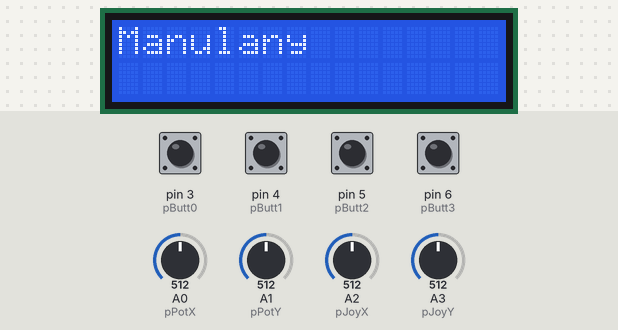
This sketch was run on a simulated Arduino Uno, built with avr-gcc and run on an emulated ATmega328P. On the bench: 16×2 character LCD. The test bench sets the inputs (shaded band); at power-on: pin 3 (pButt0), pin 4 (pButt1), pin 5 (pButt2), pin 6 (pButt3) HIGH, A0 (pPotX) = 512, A1 (pPotY) = 512, A2 (pJoyX) = 512, A3 (pJoyY) = 512. No radio packets arrive unless stated.

Above: at 1.2 s.
1.3 s: pin 3 (pButt0) pulled LOW for 0.15 s
At 2.4 s:
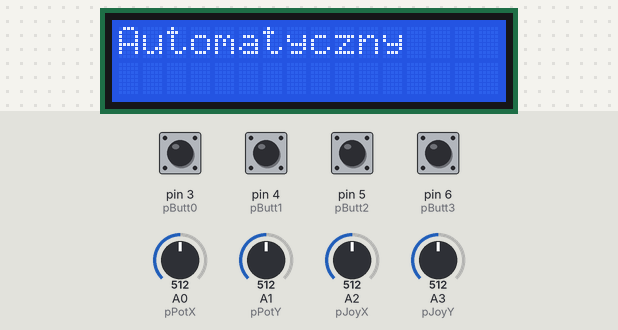
2.9 s: pin 4 (pButt1) pulled LOW for 1 s
At 5.1 s:
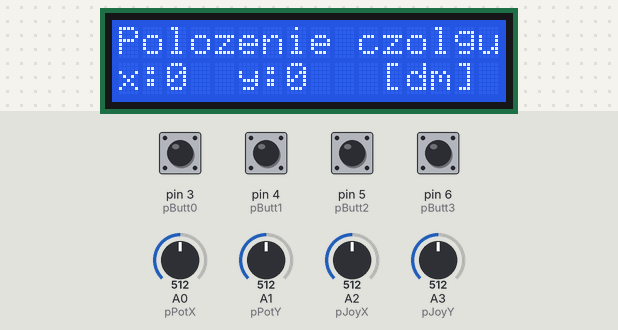
5.4 s: pin 5 (pButt2) pulled LOW for 0.15 s
At 6.3 s:
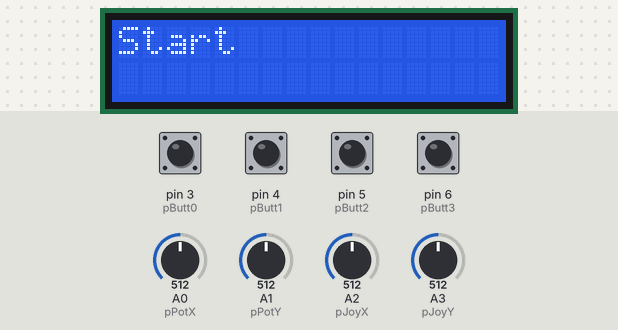
7.0 s: pin 3 (pButt0) pulled LOW for 1 s
At 8.3 s:
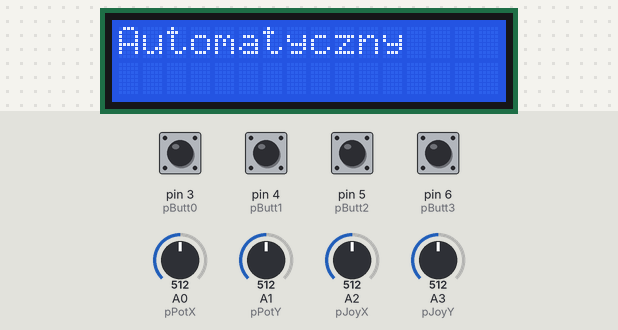
9.5 s: pin 4 (pButt1) pulled LOW for 0.15 s
At 10.4 s:
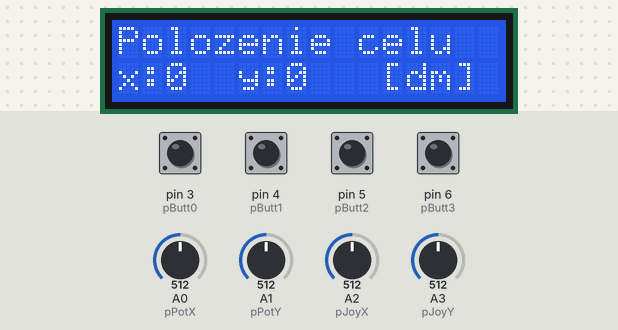
11.1 s: A0 (pPotX) set to 490
At 11.5 s:
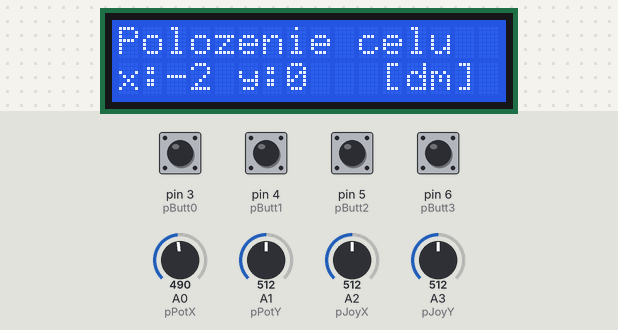
Timing chart, 0 to 13.6 s (numbered marks = the images above; inputs shaded):
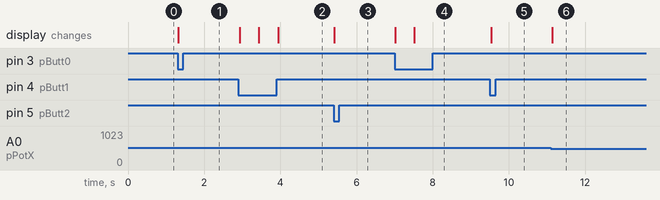

Measured:
- after the input at 1.3 s, the display: changes at once (image 1)
- after the input at 2.9 s, the display: changes at once (image 2)
- after the input at 5.4 s, the display: changes at once (image 3)
- after the input at 7.0 s, the display: first changes at once (image 4 shows a later state)
- after the input at 9.5 s, the display: changes at once (image 5)
- after the input at 11.1 s, the display: changes at once (image 6)

The sketch:

PAD.ino
```cpp
/*
Autor: Adrian Nowogrodzki
Data: 11.11.2023
Temat: Zdalnie sterowana platforma gąsienicowa strzelająca do zadanego celu
Wersja środowiska: Arduino IDE 2.1.1
*/
#include <SPI.h>
#include <RF24.h>
#include <RF24_config.h>
#include <nRF24L01.h>
#include <printf.h>
#include <Wire.h>
#include <LiquidCrystal_I2C.h>


// DEFINICJE
#define pPotX A0    // pin potentiometr X
#define pPotY A1    // pin potencjometr Y
#define pJoyX A2    // pin joystick X
#define pJoyY A3    // pin joystick Y
#define pButt0 3
#define pButt1 4
#define pButt2 5
#define pButt3 6


// OBIEKTY
LiquidCrystal_I2C lcd(0x27, 16, 2);
RF24 radio(7, 8);  // CE, CSN


// STRUKTURY
struct Potentiometer {
  int X;
  int Y;
};
struct Joystick {
  int X;
  int Y;
};
struct Pad {
  Potentiometer pot;  // potencjometr
  Joystick joy;       // joystick
  byte button[4];     // przyciski
};
struct DataToSend{    // pakiet wysyłanych danych
  byte manual_auto;
  int xJoy_none;
  int yJoy_none;
  int fi_xTarget;
  int ro_yTarget;
  byte strike_start;
  byte load_none;
  byte none_giveFedbackPositon;
};
struct CarCoords{
  double X;
  double Y;
};

// ZMIENNE
Pad pad;
DataToSend payload;
CarCoords carCoords;

const byte addresses[][6] = { "00001", "00002" };
const long minJoy = 0;
const long maxJoy = 100;
const long minPot = 0;
const long maxPot = 100;
unsigned long now = 0;
unsigned long delayButt0 = 0;
unsigned long delayButt1 = 0;
unsigned long delayButt2 = 0;
unsigned long delayButt3 = 0;
unsigned long timeForDownload = 0;
unsigned long timeForUpload = 0;
unsigned long gapInDownload = 0;
unsigned long gapInFeedback = 0;
byte lastButt;
int tempW = 1;
int tempR = 0;


// DEFINICJE FUNKCJI
void ifPress(int pButt, unsigned long & delayButt, byte num, byte cCnum);
void ifShift();
void giveMeCarPosition();
void print(int x);
byte changeCondition(byte x, int num);
void prepareData();
void sendData();
void receiveData();


// PROGRAM
void setup() {
  pinMode(pButt0, INPUT_PULLUP);    // podciągania pinów do +5V
  pinMode(pButt1, INPUT_PULLUP);
  pinMode(pButt2, INPUT_PULLUP);
  pinMode(pButt3, INPUT_PULLUP);

  Serial.begin(9600);               // rozpoczęcie komunikacji z komputerem

  lcd.init();                       // ustawienia początkowe wyświetlacza
  lcd.backlight();

  radio.begin();                            // ustawienia transmisji bezprzewodowej
  radio.openWritingPipe(addresses[1]);      // 00002
  radio.openReadingPipe(1, addresses[0]);   // 00001
  radio.setPALevel(RF24_PA_MIN);
}

void loop() {
  now = millis();

  ifPress(pButt0, delayButt0, 0, 2);    // gdy wciśnięto jakiś przycisk
  ifPress(pButt1, delayButt1, 1, 2);
  ifPress(pButt2, delayButt2, 2, 1);
  ifPress(pButt3, delayButt3, 3, 1);
  ifShift();                            // gdy ruszono potencjometrem lub joystickiem
  giveMeCarPosition();                  // co 0.5 sekundy otrzymuje pozycję pojazdu       |jeśli się będzie bugowało to dać 1 sek|
}


// FUNKCJE
void ifPress(int pButt, unsigned long & delayButt, byte num, byte cCnum){ // reaguje na wciśnięcia przycisków
  if ((digitalRead(pButt) == 0) && (now - delayButt >= 500)) {            // wciśnięcie działa co 0.5 sek
    delayButt = now;
    pad.button[num] = changeCondition(pad.button[num], cCnum);  // pad.button[num] = stan (manualny/automat | M-pulpit1/pulpit2 | A-pulpit1/pulpit2)

    if (pButt == pButt3 && pad.button[0] == 0 && lastButt == 1 && pad.button[1] == 1){  // gdy włączono M-ładowanie
      payload.strike_start = 0;
      payload.load_none = 1;
      sendData();               // wysyła '1' jako load_none
    }
    else if (pButt == pButt2){  // gdy włączono M-strzał/A-start
      payload.load_none = 0;
      payload.strike_start = 1;
      sendData();               // wysyła '1' jako strike_start
    }
    else{                       // jeśli nie wybrano load_none lub strike_start to po prostu wyślij
      prepareData();
      sendData();
    }
    print(num);
  }
}
void ifShift(){ // odczytuje ruch joysticka i potencjometrów
  if ((abs(pad.joy.X - analogRead(pJoyX)) > 10) || (abs(pad.joy.Y - analogRead(pJoyY)) > 10)) {  // obsługa joystick'a
    pad.joy.X = analogRead(pJoyX);  // przechowuje obency stan potencjometrów
    pad.joy.Y = analogRead(pJoyY);
    print(lastButt);
    prepareData();
    sendData();
  }
  if ((abs(pad.pot.X - analogRead(pPotX)) > 10) || (abs(pad.pot.Y - analogRead(pPotY)) > 10)) {  // obsługa potencjometrów
    pad.pot.X = analogRead(pPotX);  // przechowuje obency stan potencjometrów
    pad.pot.Y = analogRead(pPotY);
    print(lastButt);
    prepareData();
    sendData();
  }
}
void prepareData(){ // tworzy paczkę danych do wysłania
  payload.manual_auto = pad.button[0];
  payload.xJoy_none = map(pad.joy.X, 0, 1023, -100, 101); // prędkości pojazdu x,y
  payload.yJoy_none = map(pad.joy.Y, 0, 1023, 100, -101);
  if(payload.xJoy_none == 101){ payload.xJoy_none = 100;}
  if(payload.yJoy_none == -101){ payload.yJoy_none = -100;}
 /*
  Serial.print("joy x: ");
  Serial.print(payload.xJoy_none);
  Serial.print("\t");
  Serial.print("joy y: ");
  Serial.print(payload.yJoy_none);
  Serial.println();*/

  if (payload.manual_auto == 0){
    payload.fi_xTarget = map(pad.pot.X, 0, 1023, 0, 180); // kąty działka ro i fi
    payload.ro_yTarget = map(pad.pot.Y, 0, 1023, 70, 110);
  }
  else{
    payload.fi_xTarget = 10 * map(pad.pot.X, 0, 1023, -30, 30);  // położenie celu w [dm]
    payload.ro_yTarget = 10 * map(pad.pot.Y, 0, 1023, -30, 30);
  }
  payload.strike_start = 0;             // w ifPress() może przyjąć '1'
  payload.load_none = 0;                // w ifPress() może przyjąć '1'
  payload.none_giveFedbackPositon = 0;  // w giveMeCarPosition() może przyjąć '1'
 /*
  Serial.print("fi: ");
  Serial.print(payload.fi_xTarget);
  Serial.print("\t");
  Serial.print("ro: ");
  Serial.print(payload.ro_yTarget);
  Serial.println();
  Serial.println();*/
}
void print(int x) { // wyświetlanie na LCD
  switch (x) {
    case 0:  // przycisk 0 -> wybór trybu manualny/autonomiczny
      lcd.clear();
      lcd.setCursor(0, 0);
      if (pad.button[0] == 0)
        lcd.print("Manulany");
      else
        lcd.print("Automatyczny");
      break;
    case 1:  // przycisk 1 -> menu
      if (pad.button[0] == 0) {  // dla trybu manulanego
        lcd.clear();
        if (pad.button[1] == 0) {
          lcd.setCursor(0, 0);
          lcd.print("Katy dziala[deg]");
          lcd.setCursor(0, 1);
          lcd.print("yaw:");
          lcd.setCursor(4, 1);
          lcd.print(map(pad.pot.X, 0, 1023, -90, 90));
          lcd.setCursor(7, 1);
          lcd.print("pitch:");
          lcd.setCursor(13, 1);
          lcd.print(map(pad.pot.Y, 0, 1023, -20, 20));
        } else {
          lcd.setCursor(0, 0);
          lcd.print("Ladowanie kuli");
          lcd.setCursor(0, 1);
          lcd.print("(potwierdz)");
        }
      } else {                  // dla trybu autonomicznego
        if (pad.button[1] == 0) {
          lcd.clear();
          lcd.setCursor(0, 0);
          lcd.print("Polozenie celu");
          lcd.setCursor(0, 1);
          lcd.print("x:");
          lcd.setCursor(2, 1);
          lcd.print((map(pad.pot.X, 0, 1023, -30, 30)));
          lcd.setCursor(5, 1);
          lcd.print("y:");
          lcd.setCursor(7, 1);
          lcd.print((map(pad.pot.Y, 0, 1023, -30, 30)));
          lcd.setCursor(11, 1);
          lcd.print("[dm]");
        } else {
          if (lastButt == 1){lcd.setCursor(0, 1); lcd.print("                ");} else{ lcd.clear();}
          lcd.setCursor(0, 0);
          lcd.print("Polozenie czolgu");
          lcd.setCursor(0, 1);
          lcd.print("x:");
          lcd.setCursor(2, 1);
          lcd.print((int)carCoords.X);
          lcd.setCursor(5, 1);
          lcd.print("y:");
          lcd.setCursor(7, 1);
          lcd.print((int)carCoords.Y);
          lcd.setCursor(11, 1);
          lcd.print("[dm]");
        }
      }
      break;
    case 2:   // przycisk 2 -> strzał lub start
      lcd.clear();
      if (pad.button[0] == 0) {
        lcd.setCursor(0, 0);
        lcd.print("Strzal");
      } else {
        lcd.setCursor(0, 0);
        lcd.print("Start");
      }
      break;
    case 3:   // przycisk 3 -> potwierdzanie (jeśli wymagane) [wymagane w M-ładowanie]
      if (pad.button[0] == 0 && lastButt == 1) {
        if (pad.button[1] == 1) {
          lcd.clear();
          lcd.setCursor(0, 0);
          lcd.print("Potwierdzono");
        }
      }
      break;
  }
  lastButt = x;
}
void giveMeCarPosition(){ // wysyła rządanie o chęci odbioru położenia pojazdu (tylko w automacie)
  if(payload.manual_auto == 1 && (now - gapInFeedback) >= 500){   // co pół sekundy pobiera info o położeniu pojazdu
    gapInFeedback = now;
    prepareData();
    payload.none_giveFedbackPositon = 1;  // ustawia na '1' bajt który pojazd interpretuje jako gotowość pada do odbioru dancyh
    sendData();
    receiveData();
    payload.none_giveFedbackPositon = 0;
    if (lastButt == 1 && pad.button[1] == 1){ print(lastButt); }
  }
}
void sendData() { // wysyłanie paczki danych
    radio.stopListening();
    radio.write(&payload, sizeof(payload));
}
void receiveData() { //odbiór informacji o położeniu pojazdu
    timeForDownload = millis();
    radio.startListening();
    while (!radio.available()) {  // czeka aż będzie jakaś wiadomość do odbioru
      //if ((millis() - timeForDownload) >= 100) {  // ale nie czeka dłużej niż 100 ms
        break;
      //}
    }
    if (radio.available()) {  // jeśli jest co odebrać do odbierz |jeśli będzie zacinało to tutaj może warto dać while, ale to może opóźnić program|
      radio.read(&carCoords, sizeof(carCoords));
      /*Serial.print("carCoords(X,Y): ");
      Serial.print(carCoords.X);
      Serial.print("\t");
      Serial.print(carCoords.Y);
      Serial.println();*/
    }
}
byte changeCondition(byte x, int num) { // przełącza tryby np. manualny na auto
  x++;
  if (x == num) {  // num trybów
    x = 0;
  }
  return x;
}
```
